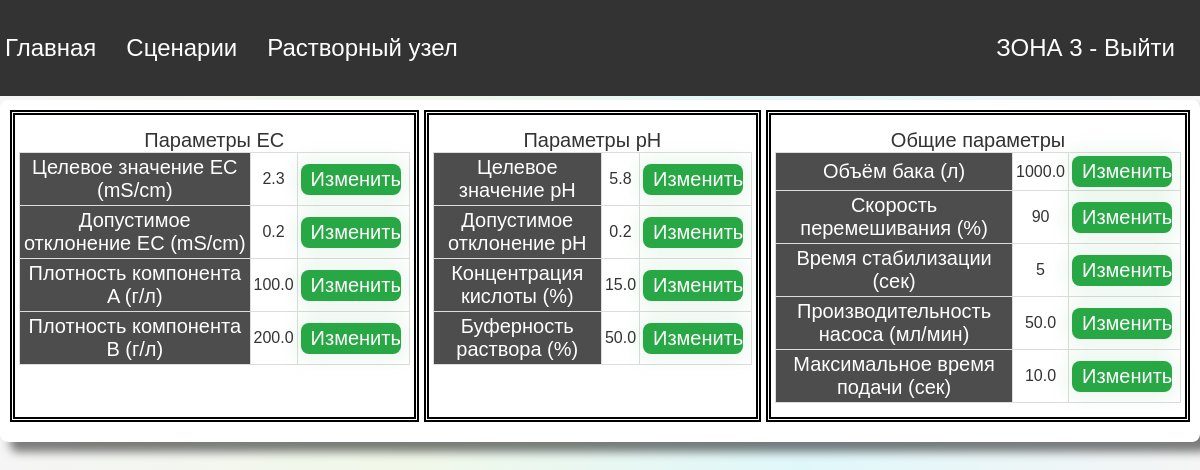
The page /mixing_parameters (signed in) on the database its author committed.
### app/models.py (models this page shows, shortened)
class MixingParameter(db.Model):
    __tablename__ = 'mixing_parameters'
    id = db.Column(db.Integer, primary_key=True)
    tank_volume = db.Column(db.Float)
    density_a = db.Column(db.Float)
    density_b = db.Column(db.Float)
    density_acid = db.Column(db.Float)
    bf = db.Column(db.Float)
    pump_flow_rate = db.Column(db.Float)
    target_ec = db.Column(db.Float)
    target_ph = db.Column(db.Float)
    stabilization_time = db.Column(db.Integer)
    mixing_speed = db.Column(db.Integer)
    ec_deviation = db.Column(db.Float)
    ph_deviation = db.Column(db.Float)
    description = db.Column(db.Text)
    ec_rate_threshold = db.Column(db.Float, default=0.5)
    ph_rate_threshold = db.Column(db.Float, default=0.05)
    maxtime = db.Column(db.Integer)
    start_mix = db.Column(db.Integer, default=0)  # Новое поле для управления смешиванием

### app/routes.py (the view)
@bp.route('/mixing_parameters')
@login_required
def mixing_parameters():
    mixing_params = MixingParameter.query.first()
    return render_template('mixing_parameters.html', mixing_params=mixing_params, title='Растворный узел')

### app/models.py (called while the page is built)
@login.user_loader
def load_user(id):
    return User.query.get(int(id))

### app/templates/mixing_parameters.html (shortened to what this page needs)
{% extends "base.html" %}
{% block content %}
<div class="main-wrapper">
    <div class="container">
        <div class="row-container">
            <div class="parameter-container">
                <span class="parameter-name">Параметры EC</span>
                <table>
                    <tr>
                        <th>Целевое значение EC (mS/cm)</th>
                        <td id="target_ec">{{ mixing_params.target_ec }}</td>
                        <td>
                            <button class="btn btn-primary"
                                    onclick="openModal('target_ec')"
                                    {% if current_user.username != 'admin' %} disabled {% endif %}>
                                Изменить</button>
                        </td>
                    </tr>
                    <tr>
                        <th>Допустимое отклонение EC (mS/cm)</th>
                        <td id="ec_deviation">{{ mixing_params.ec_deviation }}</td>
                        <td>
                            <button class="btn btn-primary"
                                    onclick="openModal('ec_deviation')"
                                    {% if current_user.username != 'admin' %} disabled {% endif %}>
                                Изменить</button>
                        </td>
                    </tr>
                    <tr>
                        <th>Плотность компонента A (г/л)</th>
                        <td id="density_a">{{ mixing_params.density_a }}</td>
                        <td>
                            <button class="btn btn-primary"
                                    onclick="openModal('density_a')"
                                    {% if current_user.username != 'admin' %} disabled {% endif %}>
                                Изменить</button>
                        </td>
                    </tr>
                    <tr>
                        <th>Плотность компонента B (г/л)</th>
                        <td id="density_b">{{ mixing_params.density_b }}</td>
                        <td>
                            <button class="btn btn-primary"
                                    onclick="openModal('density_b')"
                                    {% if current_user.username != 'admin' %} disabled {% endif %}>
                                Изменить</button>
                        </td>
                    </tr>
                </table>
            </div>
            <div class="parameter-container">
                <span class="parameter-name">Параметры pH</span>
                <table>
                    <tr>
                        <th>Целевое значение pH</th>
                        <td id="target_ph">{{ mixing_params.target_ph }}</td>
                        <td>
                            <button class="btn btn-primary"
                                    onclick="openModal('target_ph')"
                                    {% if current_user.username != 'admin' %} disabled {% endif %}>
                                Изменить</button>
                        </td>
                    </tr>
                    <tr>
                        <th>Допустимое отклонение pH</th>
                        <td id="ph_deviation">{{ mixing_params.ph_deviation }}</td>
                        <td>
                            <button class="btn btn-primary"
                                    onclick="openModal('ph_deviation')"
                                    {% if current_user.username != 'admin' %} disabled {% endif %}>
                                Изменить</button>
                        </td>
                    </tr>
                    <tr>
                        <th>Концентрация кислоты (%)</th>
                        <td id="density_acid">{{ mixing_params.density_acid }}</td>
                        <td>
                            <button class="btn btn-primary"
                                    onclick="openModal('density_acid')"
                                    {% if current_user.username != 'admin' %} disabled {% endif %}>
                                Изменить</button>
                        </td>
                    </tr>
                    <tr>
                        <th>Буферность раствора (%)</th>
                        <td id="bf">{{ mixing_params.bf }}</td>
                        <td>
                            <button class="btn btn-primary"
                                    onclick="openModal('bf')"
                                    {% if current_user.username != 'admin' %} disabled {% endif %}>
                                Изменить</button>
                        </td>
                    </tr>
                </table>
            </div>
            <div class="parameter-container">
                <span class="parameter-name">Общие параметры</span>
                <table>
                    <tr>
                        <th>Объём бака (л)</th>
                        <td id="tank_volume">{{ mixing_params.tank_volume }}</td>
                        <td>
                            <button class="btn btn-primary"
                                    onclick="openModal('tank_volume')"
                                    {% if current_user.username != 'admin' %} disabled {% endif %}>
                                Изменить</button>
                        </td>
                    </tr>
                    <tr>
                        <th>Скорость перемешивания (%)</th>
                        <td id="mixing_speed">{{ mixing_params.mixing_speed }}</td>
                        <td>
                            <button class="btn btn-primary"
                                    onclick="openModal('mixing_speed')"
                                    {% if current_user.username != 'admin' %} disabled {% endif %}>
                                Изменить</button>
                        </td>
                    </tr>
                    <tr>
                        <th>Время стабилизации (сек)</th>
                        <td id="stabilization_time">{{ mixing_params.stabilization_time }}</td>
                        <td>
                            <button class="btn btn-primary"
                                    onclick="openModal('stabilization_time')"
                                    {% if current_user.username != 'admin' %} disabled {% endif %}>
                                Изменить</button>
                        </td>
                    </tr>
                    <tr>
                        <th>Производительность насоса (мл/мин)</th>
                        <td id="pump_flow_rate">{{ mixing_params.pump_flow_rate }}</td>
                        <td>
                            <button class="btn btn-primary"
                                    onclick="openModal('pump_flow_rate')"
                                    {% if current_user.username != 'admin' %} disabled {% endif %}>
                                Изменить</button>
                        </td>
                    </tr>
                    <tr>
                        <th>Максимальное время подачи (сек)</th>
                        <td id="maxtime">{{ mixing_params.maxtime }}</td>
                        <td>
                            <button class="btn btn-primary"
                                    onclick="openModal('maxtime')"
                                    {% if current_user.username != 'admin' %} disabled {% endif %}>
                                Изменить</button>
                        </td>
                    </tr>
                </table>
            </div>
        </div>
    </div>
</div>
{% endblock %}

### app/static/styles/dashboard.css (style rules this page uses)
:root { --primary-color: #28a745; --primary-color-hover: #4CAF50; --secondary-color: grey; --bg-gradient: linear-gradient(270deg, #f5f5f5, #e0f7fa, #f1f8e9, #f5f5f5); }
body { font-family: Arial, sans-serif; margin: 0; padding: 0; color: #333; background: var(--bg-gradient); background-size: 100% 100%; animation: gradientAnimation 15s ease infinite; }
.main-wrapper { display: flex; justify-content: center; padding-top: 20px; margin-top: 80px; }
.container { max-width: 100%; margin: 0 auto; padding: 10px; background-color: #fff; box-shadow: 10px 10px 10px rgba(1, 1, 1, 0.5); border-radius: 8px; }
.row-container { display: flex; flex-direction: row; gap: 5px; justify-content: space-between; }
.parameter-container { border: 5px double #000; padding: 4px; margin-bottom: 10px; display: flex; flex-direction: column; align-items: center; }
.parameter-name { font-size: 20px; color: #333; margin-top: 10px; }
table { width: auto; min-width: 100%; border-collapse: collapse; margin-bottom: 10px; }
th, td { border: 1px solid #ddd; padding: 3px; text-align: center; }
th { background-color: #4d4d4d; color: white; font-weight: normal; font-size: 20px; }
.btn { background-color: var(--primary-color); color: white; padding: 4px 10px; border: none; border-radius: 8px; font-size: 20px; cursor: pointer; text-align: center; display: inline-block; transition: background-color 0.5s, box-shadow 0.5s; box-shadow: 0 0 20px 5px rgba(40, 167, 69, 0.1); margin-right: 5px; width: 100px; }

### rows shown on the page
MixingParameter: target_ec "2.3", ec_deviation "0.2", density_a "100.0", density_b "200.0", target_ph "5.8", ph_deviation "0.2", density_acid "15.0", bf "50.0", tank_volume "1000.0", mixing_speed "90", stabilization_time "5", pump_flow_rate "50.0", maxtime "10.0"
